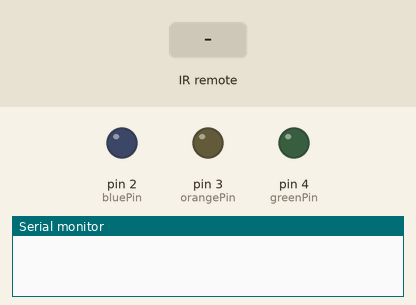
Recording of a sketch running on a simulated Arduino Uno, built with avr-gcc and run on an emulated ATmega328P. Shown: output pins drawn as LEDs (lit = HIGH), the last lines printed to the serial monitor. The test bench sets the inputs (shaded band).

Above: at 1.2 s.
1.3 s: infrared code 0xFFA25D received
At 2.1 s:
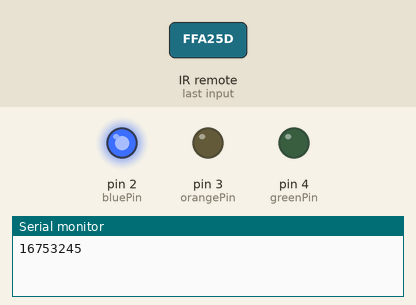
2.8 s: infrared code 0xFFE21D received
At 3.3 s:
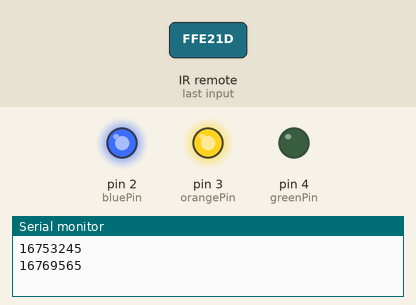
4.3 s: infrared code 0xFF629D received
At 5.5 s:
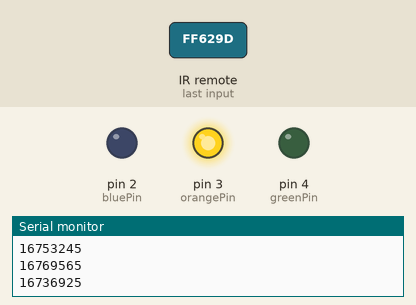
5.8 s: infrared code 0xFF02FD received
At 6.8 s:
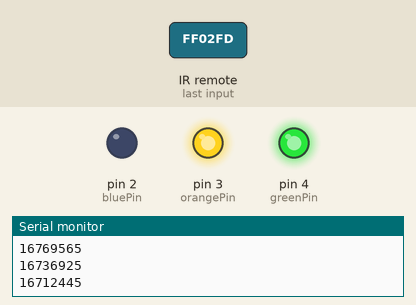
7.3 s: infrared code 0xFF22DD received
At 7.9 s:
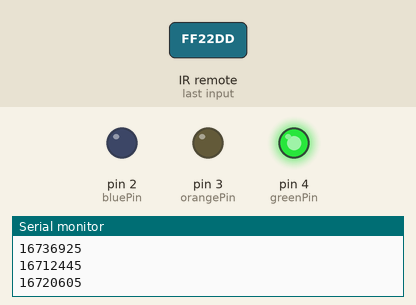
8.8 s: infrared code 0xFFC23D received
At 9.1 s:
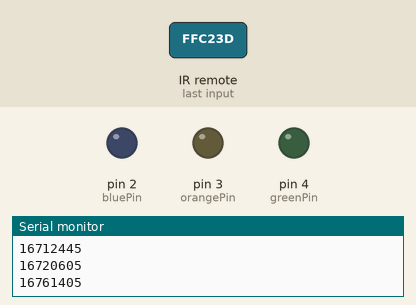
Timing chart, 0 to 11.3 s (numbered marks = the images above; inputs shaded):
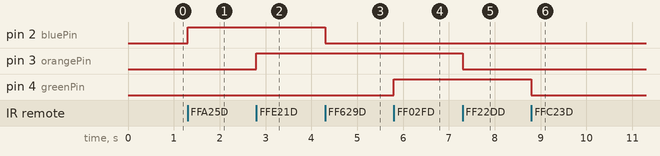

The sketch:

project_6_code.ino
```cpp
#include <IRremote.h>   // Include the IR remote library

const int recvPin = 12;           // IR sensor signal pin
IRrecv irrecv(recvPin);           // Create IR receiver object
decode_results results;           // Variable to store decoded IR values

const int bluePin = 2;            // Blue LED connected to pin 2
const int orangePin = 3;          // Orange LED connected to pin 3
const int greenPin = 4;           // Green LED connected to pin 4

void setup() {
  Serial.begin(9600);             // Start serial monitor
  irrecv.enableIRIn();            // Start the IR receiver
  pinMode(bluePin, OUTPUT);       // Set LED pins as output
  pinMode(orangePin, OUTPUT);
  pinMode(greenPin, OUTPUT);
}

void loop() {
  if (irrecv.decode(&results)) {
    long int value = results.value;    // Store received value
    Serial.println(value);             // Print value to serial monitor

    switch (value) {
      // You MUST replace these hex values with the ones from your IR remote
      case 0xFFA25D:   // Button "1" → Turn ON Blue LED
        digitalWrite(bluePin, HIGH);
        break;
      case 0xFF629D:   // Button "2" → Turn OFF Blue LED
        digitalWrite(bluePin, LOW);
        break;
      case 0xFFE21D:   // Button "3" → Turn ON Orange LED
        digitalWrite(orangePin, HIGH);
        break;
      case 0xFF22DD:   // Button "4" → Turn OFF Orange LED
        digitalWrite(orangePin, LOW);
        break;
      case 0xFF02FD:   // Button "5" → Turn ON Green LED
        digitalWrite(greenPin, HIGH);
        break;
      case 0xFFC23D:   // Button "6" → Turn OFF Green LED
        digitalWrite(greenPin, LOW);
        break;
      default:
        // If other button pressed, do nothing
        break;
    }

    irrecv.resume();  // Receive the next value
    delay(10);        // Small delay to avoid bouncing
  }
}
```

Measured:
- after the input at 1.3 s, pin 2 (bluePin): LOW → HIGH at once
- after the input at 2.8 s, pin 3 (orangePin): LOW → HIGH at once
- after the input at 4.3 s, pin 2 (bluePin): HIGH → LOW at once
- after the input at 5.8 s, pin 4 (greenPin): LOW → HIGH at once
- after the input at 7.3 s, pin 3 (orangePin): HIGH → LOW at once
- after the input at 8.8 s, pin 4 (greenPin): HIGH → LOW at once
